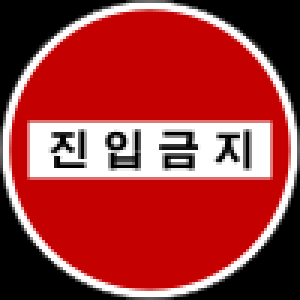
#> input picture project/img/dont_enter.png, 100 x 100 px (shown 3 times larger)
$ python predict.py
#> lines starting #> are read from the running program, lines starting #| are printed output that depends on the picture
import cv2
import numpy as np

categories = ['dont_enter', 'dont_left', 'dont_right', 'limit']
dict_file = './traffic_dict.npy'
svm_model_file = './traffic_svm.xml'

# 테스트할 이미지
imgs = ['../img/dont_enter.png','../img/dont_left.png',
        '../img/dont_right.png','../img/limit.png','../img/enter.jpg']

detector = cv2.xfeatures2d.SIFT_create()
bowExtractor = cv2.BOWImgDescriptorExtractor(detector, cv2.BFMatcher(cv2.NORM_L2))
bowExtractor.setVocabulary(np.load(dict_file))
#> (reads project/src/traffic_dict.npy from the repository)
svm = cv2.ml.SVM_load(svm_model_file)

for i, path in enumerate(imgs):
    img = cv2.imread(path)
#> img is the input picture: shape (100, 100, 3); mean B, G, R 52.8, 52.8, 157.6
    gray = cv2.cvtColor(img, cv2.COLOR_BGR2GRAY)
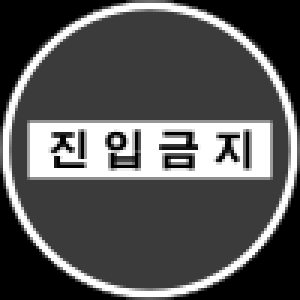
#> gray: shape (100, 100) (shown 3 times larger); min 0, max 255, mean 84.2
    hist = bowExtractor.compute(gray, detector.detect(gray))
    ret, result = svm.predict(hist)
#> ret = 0; result = [0]
    name = categories[int(result[0][0])]
#> name = 'dont_enter'
    txt, base = cv2.getTextSize(name, cv2.FONT_HERSHEY_PLAIN, 2, 3)
#> txt = (191, 20); base = 12
    x, y = 10, 50

    scale = 3.0
    resize = cv2.resize(img, None, fx=scale, fy=scale, interpolation=cv2.INTER_CUBIC)
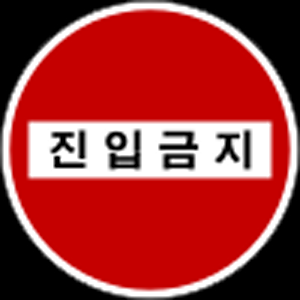
#> resize: shape (300, 300, 3); mean B, G, R 52.6, 52.6, 157.3

    cv2.rectangle(resize, (x, y-base-txt[1]), (x+txt[0], y+txt[1]), (30,30,30), -1)
    cv2.putText(resize, name, (x,y), cv2.FONT_HERSHEY_PLAIN,
                2, (0,255,0),2, cv2.LINE_AA)
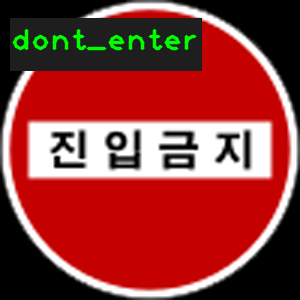
#> resize: shape (300, 300, 3); mean B, G, R 53.6, 56.9, 142
    cv2.imshow(name, resize)
#> pass 2 of the loop `for i, path in enumerate(imgs):`:
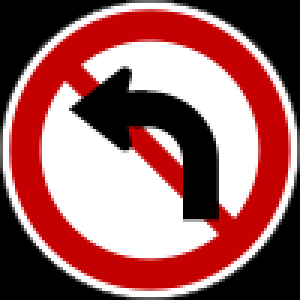
#> input picture project/img/dont_left.png, 100 x 100 px (shown 3 times larger)
#> img is the input picture: shape (100, 100, 3); mean B, G, R 96.1, 96.1, 154.7
#> `gray = cv2.cvtColor(img, cv2.COLOR_BGR2GRAY)`:
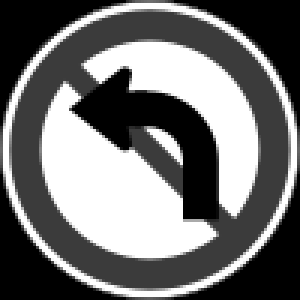
#> gray: shape (100, 100) (shown 3 times larger); min 0, max 255, mean 113.6
#> result = [1]
#> name = 'dont_left'
#> txt = (159, 20)
#> `cv2.putText(resize, name, (x,y), cv2.FONT_HERSHEY_PLAIN, 2, (0,255,0),..`:
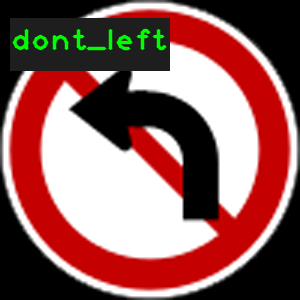
#> resize: shape (300, 300, 3); mean B, G, R 90.6, 93.4, 141.2
#> pass 3 of the loop `for i, path in enumerate(imgs):`:
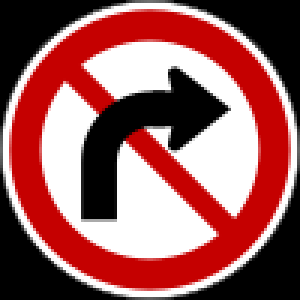
#> input picture project/img/dont_right.png, 100 x 100 px (shown 3 times larger)
#> img is the input picture: shape (100, 100, 3); mean B, G, R 91.8, 91.8, 153.7
#> `gray = cv2.cvtColor(img, cv2.COLOR_BGR2GRAY)`:
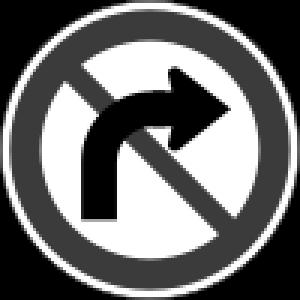
#> gray: shape (100, 100) (shown 3 times larger); min 0, max 255, mean 110.3
#> result = [2]
#> name = 'dont_right'
#> txt = (179, 20)
#> `cv2.putText(resize, name, (x,y), cv2.FONT_HERSHEY_PLAIN, 2, (0,255,0),..`:
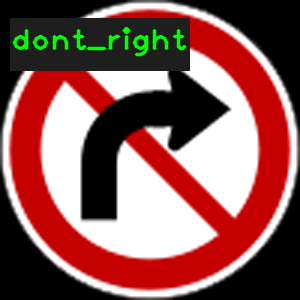
#> resize: shape (300, 300, 3); mean B, G, R 85.1, 88.5, 137.8
#> the loop made 5 passes; the first 3 are shown

cv2.waitKey(0)
cv2.destroyAllWindows()

'''
for i, path in enumerate(imgs):
    img = cv2.imread(path)
    gray = cv2.cvtColor(img, cv2.COLOR_BGR2GRAY)
    hist = bowExtractor.compute(gray, detector.detect(gray))
    if hist is not None:
        ret, result = svm.predict(hist)
        pred = categories[int(result[0][0])]

        scale = 3.0
        resized = cv2.resize(img, None, fx=scale, fy=scale, interpolation=cv2.INTER_CUBIC)

        cv2.putText(resized, pred, (10, 50), cv2.FONT_HERSHEY_SIMPLEX,
                    1.2, (0, 255, 0), 2, cv2.LINE_AA)

        cv2.imshow(pred, resized)
'''

cv2.waitKey(0)
cv2.destroyAllWindows()
